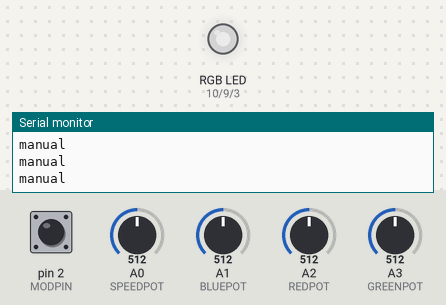
Simulated run of this sketch. Board: Arduino Uno, built with avr-gcc and run on an emulated ATmega328P. Shown: an RGB LED mixed from three pins (HIGH = lit), the last lines printed to the serial monitor. The inputs (shaded band) are chosen by the test bench; at power-on: pin 2 (MODPIN) HIGH, A0 (SPEEDPOT) = 512, A1 (BLUEPOT) = 512, A2 (REDPOT) = 512, A3 (GREENPOT) = 512. Dim RGB values are drawn brighter than linear.

Above: at 1.2 s.
1.3 s: pin 2 (MODPIN) pulled LOW for 0.15 s
At 1.6 s:
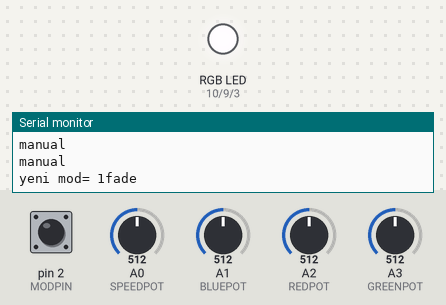
At 3.4 s:
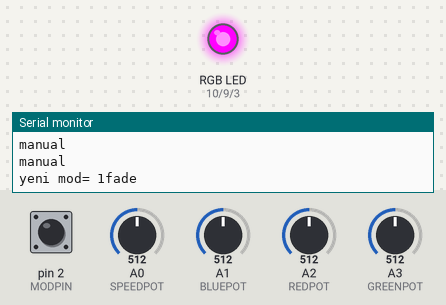
4.3 s: A0 (SPEEDPOT) set to 321
At 4.34 s:
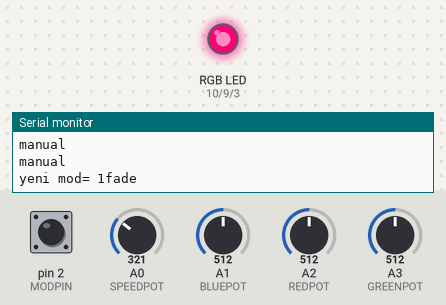
7.3 s: A0 (SPEEDPOT) set to 289
At 8.25 s:
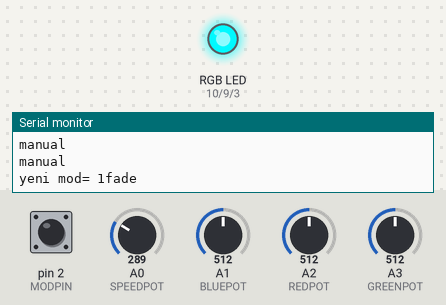
10.3 s: A0 (SPEEDPOT) set to 161
13.3 s: A0 (SPEEDPOT) set to 146
16.3 s: pin 2 (MODPIN) pulled LOW for 1 s
Timing chart, 0 to 19.3 s (numbered marks = the images above; inputs shaded):
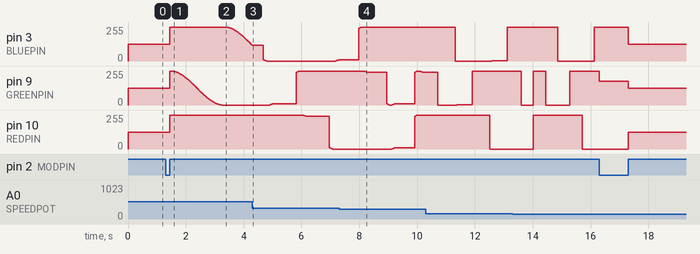

The sketch:

controllerSystemCode.ino
```cpp
/*Hangi eleman hangi pine bağlı? */
#define REDPIN 10
#define GREENPIN 9
#define BLUEPIN 3

#define MODPIN 2

#define SPEEDPOT A0
#define BLUEPOT A1
#define REDPOT A2
#define GREENPOT A3

/*Kullanılan değişkenler */
int RedVal = 255;
int GreenVal = 255;
int BlueVal = 255;
int FadeSpeedVal = 50;

boolean Mod = 0;
float rad;
int r, g, b, i, sinOut;

void setup()
{
  Serial.begin(9600);

  pinMode(REDPIN, OUTPUT);
  pinMode(GREENPIN, OUTPUT);
  pinMode(BLUEPIN, OUTPUT);

  pinMode(MODPIN , INPUT_PULLUP );
}

void loop()
{
  if (Mod == 1)
  {
    Serial.println("fade");
    FadeMod();
  }
  if (Mod == 0)
  {
    Serial.println("manual");
    ManualMod();
  }
}
void FadeMod()
{

  analogWrite(REDPIN, 255);
  analogWrite(BLUEPIN, 255);
  analogWrite(GREENPIN, 255);
  for (i = 90; i <= 270; i++)
  {
    CheckModChange();
    if (Mod == 0)
      break;
    CheckFadeSpeed();
    rad = DEG_TO_RAD * i;
    sinOut = constrain((sin(rad) * 128) + 128, 0, 255);
    analogWrite(GREENPIN, sinOut);
    delay(FadeSpeedVal);
  }
  for (i = 90; i <= 270; i++)
  {
    if (Mod == 0)
      break;
    CheckFadeSpeed();
    CheckModChange();
    rad = DEG_TO_RAD * i;
    sinOut = constrain((sin(rad) * 128) + 128, 0, 255);
    analogWrite(BLUEPIN, sinOut);
    delay(FadeSpeedVal);
  }
  for (i = 270; i >= 90; i--)
  {
    if (Mod == 0)
      break;
    CheckFadeSpeed();
    CheckModChange();
    rad = DEG_TO_RAD * i;
    sinOut = constrain((sin(rad) * 128) + 128, 0, 255);
    analogWrite(GREENPIN, sinOut);
    delay(FadeSpeedVal);
  }
  for (i = 90; i <= 270; i++)
  {
    if (Mod == 0)
      break;
    CheckFadeSpeed();
    CheckModChange();
    rad = DEG_TO_RAD * i;
    sinOut = constrain((sin(rad) * 128) + 128, 0, 255);
    analogWrite(REDPIN, sinOut);
    delay(FadeSpeedVal);
  }
  for (i = 270; i >= 90; i--)
  {
    if (Mod == 0)
      break;
    CheckFadeSpeed();
    CheckModChange();
    rad = DEG_TO_RAD * i;
    sinOut = constrain((sin(rad) * 128) + 128, 0, 255);
    analogWrite(BLUEPIN, sinOut);
    delay(FadeSpeedVal);
  }
  for (i = 90; i <= 270; i++)
  {
    if (Mod == 0)
      break;
    CheckFadeSpeed();
    CheckModChange();
    rad = DEG_TO_RAD * i;
    sinOut = constrain((sin(rad) * 128) + 128, 0, 255);
    analogWrite(GREENPIN, sinOut);
    delay(FadeSpeedVal);
  }
  for (i = 270; i >= 90; i--)
  {
    if (Mod == 0)
      break;
    CheckFadeSpeed();
    CheckModChange();
    rad = DEG_TO_RAD * i;
    sinOut = constrain((sin(rad) * 128) + 128, 0, 255);
    analogWrite(GREENPIN, sinOut);
    analogWrite(REDPIN, sinOut);
    delay(FadeSpeedVal);
  }
}

void ManualMod()
{
  CheckModChange();
  RedVal = analogRead(REDPOT);
  GreenVal = analogRead(GREENPOT);
  BlueVal = analogRead(BLUEPOT);


  b = map(BlueVal, 0, 1023, 0, 255);

  g = map(GreenVal, 0, 1023, 0, 255);

  r = map(RedVal, 0, 1023, 0, 255);

  analogWrite(REDPIN, r);
  analogWrite(GREENPIN, g);
  analogWrite(BLUEPIN, b);
}

void CheckModChange()
{
  if (digitalRead(MODPIN) == 0)
  {
    Mod = !Mod;
    Serial.print("yeni mod= ");
    Serial.print(Mod);
    while (digitalRead(MODPIN) == 0);
  }
}
void CheckFadeSpeed()
{
  FadeSpeedVal = analogRead(SPEEDPOT);
  FadeSpeedVal = map(FadeSpeedVal, 0, 1023, 0, 20);
}
```

Measured:
- the behaviour switches between 307 and 306 on A0 (SPEEDPOT) (found by bisection; images 3 and 4)
- after the input at 1.3 s, pin 10 (REDPIN): 127/255 → 255/255 after 0.15 s
